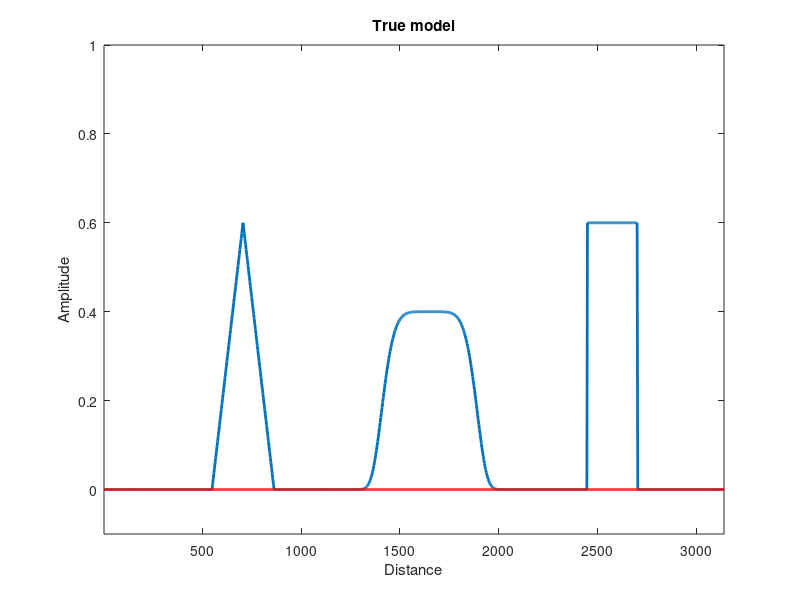
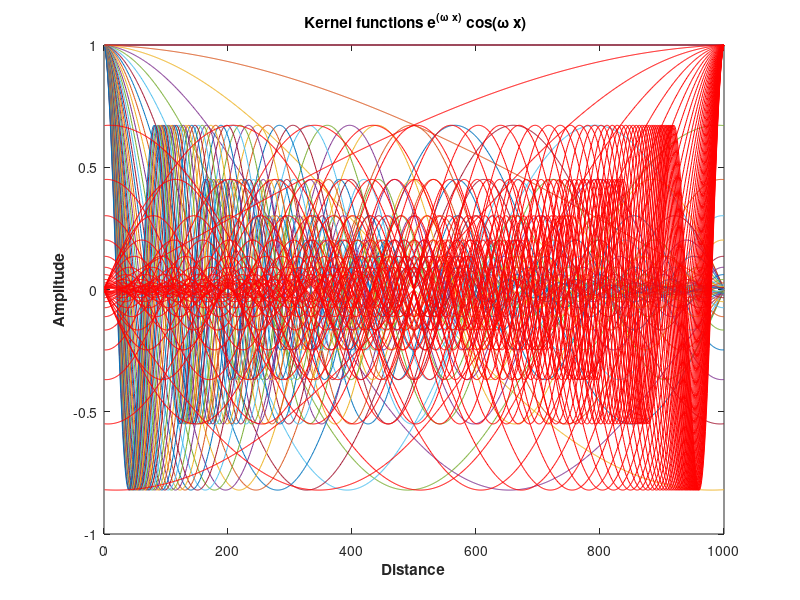
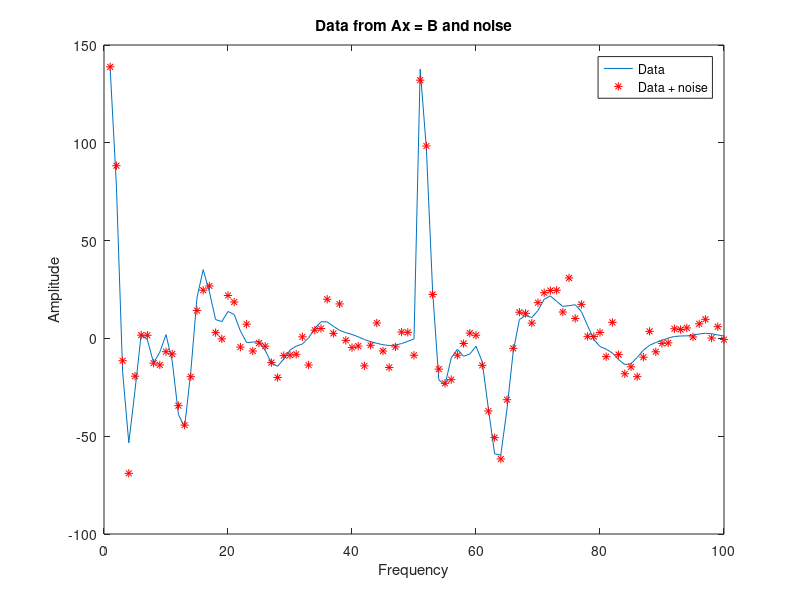

Write the MATLAB code that produced these figures, in order. (Note: this script raises an error after producing the figures.)
% Dual lp-norm algorithm in 1D
% This program is a demo version produced for the course 
% UBC-CPSC 546: Numerical Optimization
% 
% The program generates a simple 1D toy model and a forward model operator.
% The goal is to solve an ill-pose inverse problem of the type Ax = b. A
% regularization term is added to stabilize the problem and introduce some
% soft constraint on the solution. An approximate lp-norm penality on the
% model and the gradients are applied for a range of lp-norm. Solutions for
% a range of combinaison of lp-norms are computed and dsiplayed.
%
% Sub-function required: 
% CGLS.m
%
% Professor: Michael Friedlander
% Author: Dominique Fournier
% Last update: April 15h, 2014

close all
clear all

% Welcome message
fprintf('Starting lp-norm algorithm\n')
fprintf('Author: Dominique Fournier\n')
fprintf('Last update: April15th, 2014\n')

% Set up 1D problem
x = 3.14/1000:3.14/1000:3.14;
x = x(:) * 1000;

%% Set up model size and plot
mcell=length(x);
dx=ones(1,mcell) * abs((min(x)-max(x))/mcell);

% Create 1D model: Square and sin waves
model = 0.4 * exp(-abs((x*4/1000-pi*2.1).^6)).*tanh((x*8/1000-pi*2.1)); 

% Square wave
model(780:860)=0.6;

% Triangular wave
model(175:225)=0.6*[0:0.02:1];model(225:275)=0.6*[1:-0.02:0];

% Vector
model=model(:);


mref = zeros(mcell,1) ;
figure;plot(x,model,'LineWidth',2);axis([x(1) x(end) -0.1 1]);hold on
plot(x,mref,'r','LineWidth',2);
xlabel('Distance')
ylabel('Amplitude')
title('\bfTrue model')

%% Generate kernel
nfreq = 50; %number of frequencies
kernel = zeros(nfreq*2,mcell); % Pre-allocate space

figure;
for ii = 1 : nfreq 
    
    kernel(ii,1:mcell) = exp(- x*2 / ( pi  * 2000)  * (ii-1)/10) .*cos (x /2000 * (ii-1));
%     + ...
%         exp(-0.25 * x2/(pi)  * (ii-1)) .*cos (0.25 * x2 *2 * (ii-1));
    plot(kernel(ii,:));hold on

end

for ii = 1 : nfreq 
    
    kernel(ii+nfreq,1:mcell) = exp(- (x(end) - x)*2 / (pi * 2000)  * (ii-1)/10) .*cos ((x(end) - x) /2000 * (ii-1));
%     + ...
%         exp(-0.25 * x2/(pi)  * (ii-1)) .*cos (0.25 * x2 *2 * (ii-1));
    plot(kernel(ii+nfreq,:),'r');hold on

end
xlabel('\bfDistance');
ylabel('\bfAmplitude');
title('\bf Kernel functions e^{(\omega x)} cos(\omega x)')

% Total number of data
ndata = size(kernel,1);

%% Generate raw data and corrupt with noise
data= kernel * model;

% Corrupt data with Gaussian noise
rand_noise = randn(ndata,1);
pct_noise=0.05; % Percent noise
floor = ones(ndata,1) * pct_noise * max(abs(data));
noise = floor .* rand_noise;

d = data + noise; % Add noise

figure; plot(data); hold on;
plot(d,'r*')
xlabel('Frequency');
ylabel('Amplitude');
legend('Data','Data + noise');
title('Data from Ax = B and noise')

% Create uncertainty weighting matrix
Wd = spdiags(1./floor,0,ndata,ndata);

% Normalize d and G by standard deviation:
G = Wd * kernel;

% Target data misfit \phi_d^*
target = ndata;

% Weight data with uncertainty
d = Wd * d;

% Derivative operator for gradient norm
Wx = spdiags([-dx(:).^-0.5 dx(:).^-0.5],[0 1],mcell-1,mcell);

% Mass matrix for model norm
Ws = speye(mcell);

% Global constantclc
as = 1.0 / min(dx) ^2;  %Smallnest term
ax = 1.0;               %Smoothness term                     

% Lp-norm parameters chosen by the user
% We do a nice spread for the demo

fprintf('A solution will be found for all the combination of:\n')
pnorm = [0 1 2]
qnorm = [0 1 2]
lvec = [0.5 1.5]

% Stabilizing term
epsilon = 10^-(10);

% Store all the final models
models_out = zeros(length(pnorm),length(qnorm),length(lvec),mcell);

  

objfunc = @(m,dm,a,phi,l) norm(G*(m + a * dm) - d) +...
    (m + a * dm)' * l * phi * (m + a * dm);

% Iterate over all the combination of norms as specified by the vectors
% pvec, qvec and lvec.
counter = 1;
set(figure(4), 'Position', [25 100 1800 900])

for ll= 1:length(lvec)

    for pp = 1:length(pnorm)
        
        for qq = 1:length(qnorm)
            
            % Message prompt
            head = ['lp: ' num2str(pnorm(pp)) ' lq: ' num2str(qnorm(qq)) ' psi: ' num2str(lvec(ll))];
            fprintf('Starting Inversion %i of %i\n',counter, (length(pnorm)*length(qnorm)*length(lvec)))
            fprintf('%s\n',head)
            
            invmod      = ones(mcell,1)*1e-4;       % Initial model       
                        
            phi_d       = sum((G*invmod - d).^2);   % Initial misfit
            phi_m       = [];
            phim        = [];
            phi         = [];
            D = speye(mcell);           % Active cell
            count=0; % Initiate iteration count
            
            beta = [];
            eta = [];
            CGiter(counter) = 0;
            tic
            
            while phi_d(end) > target
                
                    count=count+1;
                    
                    %First iteration, do a two norm on model and gradient
                    if count==1   

                        WxtWx = (Wx)' * (Wx);
                        WstWs = (Ws)' * (Ws);
                        
                        Rs = speye(mcell);
                        Rx = speye(size(Wx,1));
                        
                        % Scale for gradient norm
                        scale_x     = ax * abs( 2.0-lvec(ll) ); 
                        scale_s     = as * lvec(ll) ;
                        
                        % Starting Model objective function 
                        phim_start =  ax * WxtWx + as * WstWs;
                        
                        phim = phim_start; 
                        
                        % Initial trade-off parameter
                        beta = sum(sum(G.^2,1)) / sum(diag(phim)) * 1e+2;                
                        eta = beta(count);
                        
                    else

                        rs = 1./ ( abs(Ws * invmod) .^( 2-qnorm(qq) ) + epsilon );
                        rs = rs / max(rs) + 10^(-8);
                        
                        Rs = spdiags( rs.^ 0.5 ,0,mcell,mcell);
                        
                        rx = 1./ ( abs(Wx * invmod) .^( 2-pnorm(pp) ) + epsilon ) ;
                        rx = rx / max(rx) +  10^(-8);
                        
                        Rx = spdiags( rx .^0.5,0,mcell-1,mcell-1);

                        WxtRxWx = (Rx * Wx)' * (Rx * Wx);
                        WstRsWs = (Rs * Ws)' * (Rs * Ws);

                        scale_s = as * (invmod' * WstWs * invmod ) /...
                            ( invmod' * WstRsWs * invmod );

                        scale_x = ax * (invmod' * scale_s * WstRsWs * invmod ) /...
                            ( invmod' * WxtRxWx * invmod );
                        
                        scale_s = lvec(ll) * scale_s ;
                        scale_x = (2.0 - lvec(ll)) * scale_x ;
                        
                        phim =  scale_s * WstRsWs + scale_x * WxtRxWx;
                        
                        eta = (invmod' * phim_start * invmod) / (invmod' * phim * invmod) ;
       
                        eta = beta(count) * eta;
                        
                    end

                phi(count) = norm(G*invmod - d) +...
                    invmod' * eta * phim * invmod;
                
                % Generate approximated Hessian
                A= [ G ;...
                    sqrt( eta * scale_s ) * ( Rs * Ws )  ;...
                    sqrt( eta * scale_x ) * ( Rx * Wx ) ];

                % Generate gradient (RHS)
                b = [- (G *invmod - d) ; ...
                    -sqrt( eta * scale_s ) * ( Rs * Ws * (invmod - mref)) ;...
                    -sqrt( eta * scale_x ) * ( Rx * Wx * (invmod - mref))];

                %% Gauss-Newton step
                dm = zeros(mcell,1);
                [dm,r,iter] = CGLSQ( dm, A , b );
                
                % Count the total number of CG iterations per inversion
                CGiter(counter) = CGiter(counter) + iter;
                
                % Starting step length
                alpha = 1; 
                
                % Evaluate current objective function 
                temp = objfunc(invmod,dm,alpha,phim,eta);
               
                % Reduce step length until \phi decreases
                while temp > phi(count)
                    
                    temp = objfunc(invmod,dm,alpha,phim,eta);
                    alpha = 0.75 * alpha;
                    
                end
                      
                % Update model
                invmod = invmod + alpha * dm;
                

            %% Save iteration details
            phi_d(count) = sum((G*(invmod)-d).^2);
            phi_m(count) = (invmod)'*( eta * phim)*(invmod);
                      
            % Reduce trade-off parameter
            if phi_d(count) < target*10 && count~=1
                
              beta(count+1) = 0.9*beta(count);

            else
                
              beta(count+1) = 0.5*beta(count);
              
            end

            
            end

            % Plot Results
            subplot((length(pnorm)*length(qnorm)*length(lvec))/3,3,counter)
            plot(1:mcell,model,1:mcell,invmod,'r','LineWidth',2);axis([0 mcell -.1 1])
            name_it = ['\bf|dm|p = ' num2str(pnorm(pp)) ' , |m|q = ' num2str(qnorm(qq)) ' , scale = ' num2str(lvec(ll))];
            title(name_it)
            
            % Compute model error and post on graph
            errl1 = norm(model - invmod,1);
            text(50,0.75,['|err|_{1}: ' num2str(errl1)]);
            
            errl2 = norm(model - invmod,2);
            text(500,0.75,['|err|_{2}: ' num2str(errl2)]);
            
            steps(counter) = count;

                
            fprintf('End of lp inversion in: %f sec\n',toc)
            fprintf('Number of beta iterations: %i\n',count)
            fprintf('Number of CG iterations: %i of max: %i\n',CGiter(counter),count*400);
            fprintf('Final data misfit: %8.3e. \nFinal model misfit: %8.3e\n\n',phi_d(count),norm(model-invmod,2))
            
            counter = counter+1;
            
        end
    end
end
 